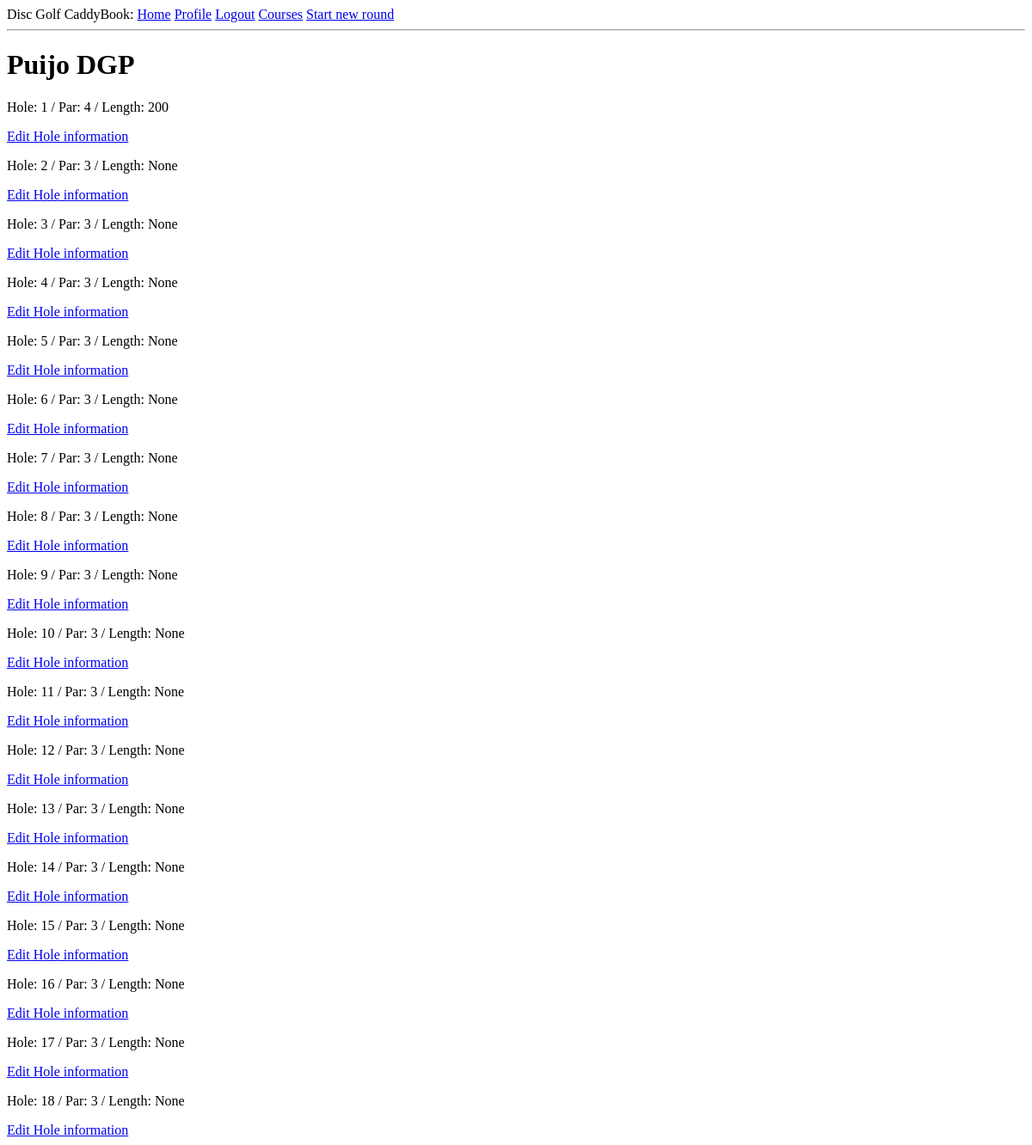
Before: /course/Puijo DGP (signed in) with the older database file.
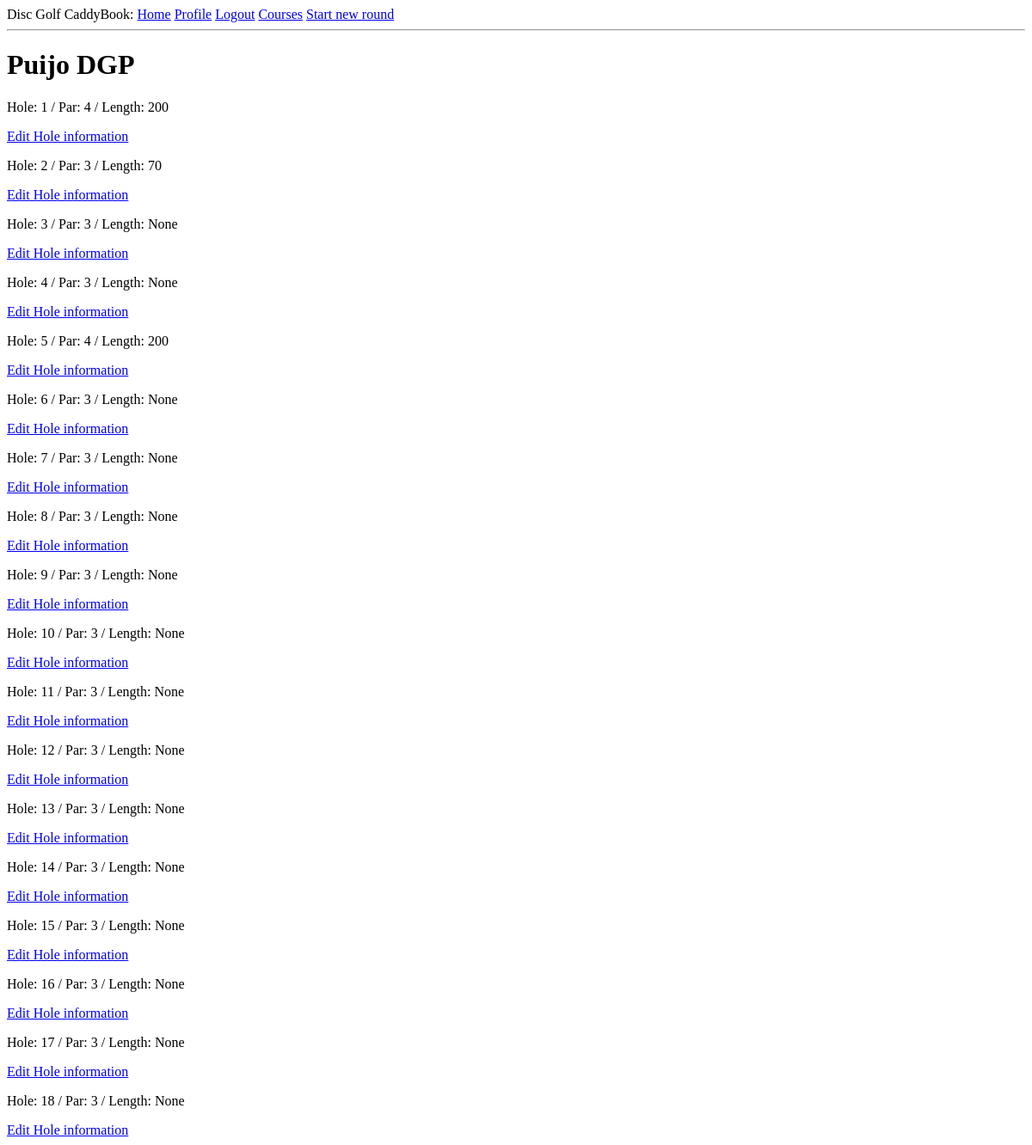
After: the same page with the newer database file.
### app/models.py (models this page shows, shortened)
class Course(db.Model):
    id = db.Column(db.Integer, primary_key=True)
    coursename = db.Column(db.String(64), index=True, unique=True)
    courseholes = db.Column(db.Integer)
    courselocation = db.Column(db.String(64))
    rounds = db.relationship('Round', backref='course', lazy='dynamic')
    holes = db.relationship('Hole', backref='course', lazy='dynamic')

class Hole(db.Model):
    id = db.Column(db.Integer, primary_key=True)
    holenum = db.Column(db.Integer, index=True)
    holepar = db.Column(db.Integer)
    holelength = db.Column(db.Integer)
    holecourse_id = db.Column(db.Integer, db.ForeignKey('course.id'))
    db.UniqueConstraint('holenum', 'holecourse_id', name='coursehole')

### app/routes.py (the view)
@app.route('/course/<coursename>')
@login_required
def course(coursename):
    course = Course.query.filter_by(coursename=coursename).first_or_404()
    holes = Hole.query.filter_by(holecourse_id=course.id)
    return render_template('course.html', course=course, holes=holes)

### app/models.py (called while the page is built)
@login.user_loader
def load_user(id):
    return User.query.get(int(id))

### app/templates/course.html
{% extends "base.html" %}
{% block content %}
<h1> {{course.coursename}} </h1>
{% for hole in holes %}
<p> Hole: {{hole.holenum}} / Par: {{hole.holepar}} / Length: {{hole.holelength}} </p>
<a href="{{ url_for('edithole', coursename=course.coursename, holenum=hole.holenum) }}">Edit Hole information</a>
{% endfor %}
{% endblock %}

### app/templates/base.html (shortened to what this page needs)
<html>
<head>
</head>
<body>
    <div>
        Disc Golf CaddyBook:
        <a href="{{ url_for('index') }}">Home</a>
        {% if current_user.is_anonymous %}
        <a href="{{ url_for('login') }}">Login</a>
        {% else %}
        <a href="{{ url_for('user', username=current_user.username) }}">Profile</a>
        <a href="{{ url_for('logout') }}">Logout</a>
        <a href="{{ url_for('courses') }}">Courses</a>
        <a href="{{ url_for('createround') }}">Start new round</a>
        {% endif %}
    </div>
    <hr>
    {% block content %}{% endblock %}
</body>
</html>

Changed rows visible on the page:
changed Hole (number 2 of 18 on the later page): holelength "None" → "70"
changed Hole (number 5 of 18 on the later page): holepar "3" → "4"; holelength "None" → "200"
